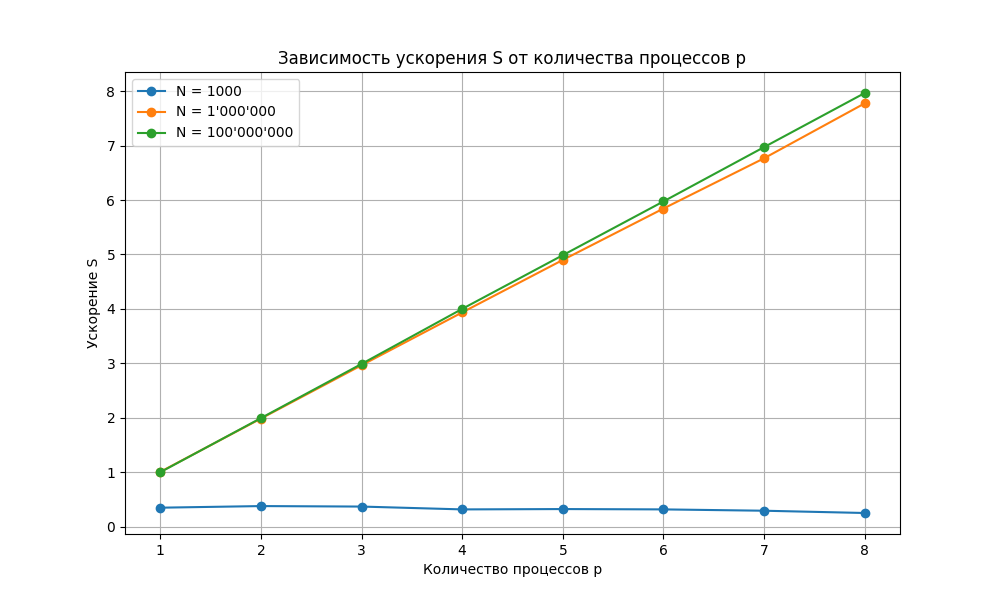

Write Python code to recreate this figure.
from matplotlib import pyplot as plt
import pandas as pd

data = pd.read_csv("data.txt", sep=' ', header=None, names=['N', 'p', 'S'])

data1 = data[data['N'] == 1000]
data2 = data[data['N'] == 1000000]
data3 = data[data['N'] == 100000000]

plt.figure(figsize=(10, 6))
plt.plot(data1['p'], data1['S'], label="N = 1000", marker='o')
plt.plot(data2['p'], data2['S'], label="N = 1'000'000", marker='o')
plt.plot(data3['p'], data3['S'], label="N = 100'000'000", marker='o')

plt.xlabel('Количество процессов p')
plt.ylabel('Ускорение S')
plt.title('Зависимость ускорения S от количества процессов p')
plt.legend()
plt.grid(True)

plt.savefig('graphic.png')